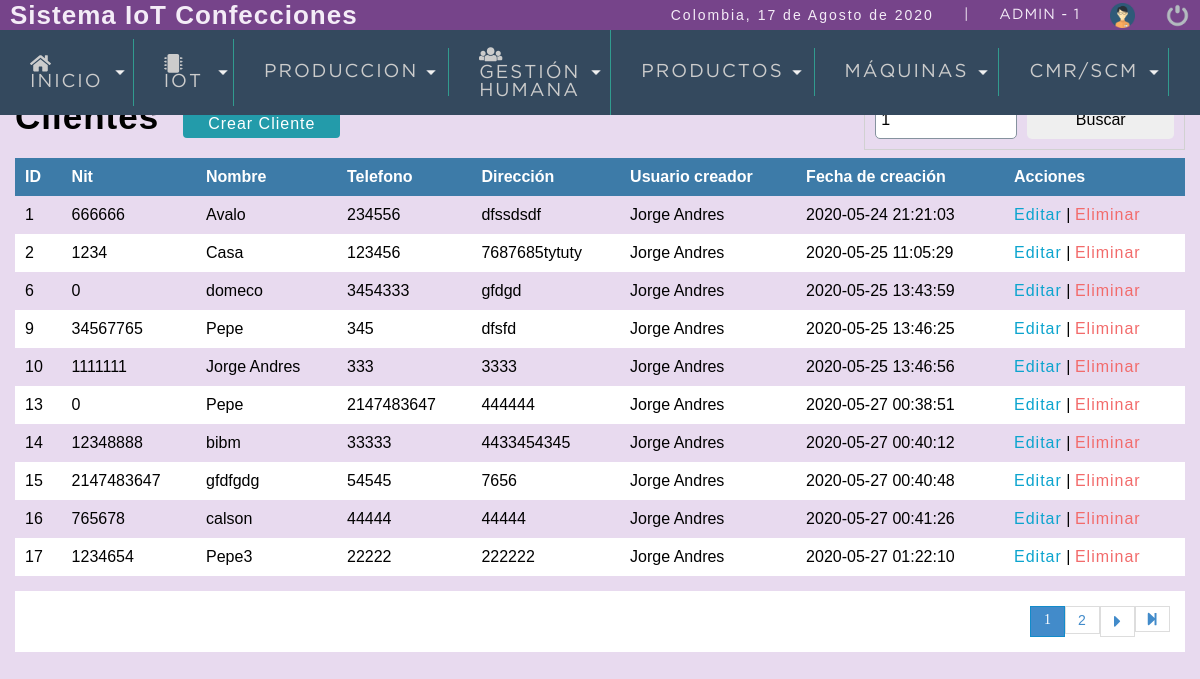
The page /sistema/buscar_cliente.php?busqueda=1 (signed in) on the database its author committed.
### tables this page shows
CREATE TABLE `cliente` (
  `idcliente` int(11) NOT NULL,
  `nit` int(11) DEFAULT NULL,
  `nombre` varchar(80) DEFAULT NULL,
  `telefono` int(11) DEFAULT NULL,
  `direccion` mediumtext DEFAULT NULL,
  `usuario_id` int(11) NOT NULL,
  `status` int(11) NOT NULL DEFAULT 1,
  `dateadd` datetime NOT NULL DEFAULT current_timestamp(),
  `updated_at` datetime DEFAULT NULL,
  `deleted_at` datetime DEFAULT NULL
);

CREATE TABLE `usuario` (
  `idusuario` int(11) NOT NULL,
  `nombre` varchar(50) DEFAULT NULL,
  `correo` varchar(100) DEFAULT NULL,
  `usuario` varchar(15) DEFAULT NULL,
  `clave` varchar(100) DEFAULT NULL,
  `rol` int(11) DEFAULT NULL,
  `status` int(11) NOT NULL DEFAULT 1,
  `created_at` datetime DEFAULT current_timestamp(),
  `updated_at` datetime DEFAULT NULL,
  `deleted_at` datetime DEFAULT NULL
);

### sistema/calculonumpaginas.php (called while the page is built, shortened)
<?php
	$por_pagina=10;
	if(empty($_REQUEST['pagina'])){
		$pagina=1;
	}else{
		$pagina=$_REQUEST['pagina'];
	}
	$desde=($pagina-1)*$por_pagina;
?>

### sistema/buscar_cliente.php (the view, shortened to what this page needs)
<?php
	include "includes/scripts.php";
?>
<!DOCTYPE html>
<html lang="en">
<head>
</head>
<body>
	<?php  include "includes/header.php"; ?>
	<section id="container">
		<?php
			$busqueda=strtolower($_REQUEST['busqueda']);
		 ?>
		<h1>Clientes</h1>
		<a href="registro_cliente.php" class="btn_new">Crear Cliente</a>
		<form action="buscar_cliente.php" method="get" class="form_search">
			<input type="text" name="busqueda" id="busqueda" value="<?php echo $busqueda; ?>">
			<input type="submit" value="Buscar" class="btn_search">
		</form>
		<table>
			<tr>
				<th>ID</th>
				<th>Nit</th>
				<th>Nombre</th>
				<th>Telefono</th>
				<th>Dirección</th>
				<th>Usuario creador</th>
				<th>Fecha de creación</th>
				<th>Acciones</th>
			</tr>
			<?php
				include "../conexion.php";
				include "calculonumpaginas.php";
				$query = mysqli_query($conexion,"
					SELECT u.idcliente, u.nit, u.nombre AS'nombreempresa', u.telefono, u.direccion, r.nombre AS 'nombreusuario', u.dateadd
					FROM cliente u INNER JOIN usuario r ON u.usuario_id = r.idusuario
					WHERE ((u.idcliente LIKE '%$busqueda%' OR u.nit LIKE '%$busqueda%' OR u.nombre LIKE '%$busqueda%' OR u.telefono LIKE '%$busqueda%' OR u.direccion LIKE '%$busqueda%' OR r.nombre LIKE '%$busqueda%' OR u.dateadd LIKE '%$busqueda%') AND u.status=1)
					ORDER BY u.idcliente ASC LIMIT $desde,$por_pagina");
				$result = mysqli_num_rows($query);
				if($result>0){
					while ($data=mysqli_fetch_array($query)) {
						?>
							<tr>
								<td><?php echo $data['idcliente']; ?></td>
								<td><?php echo $data['nit']; ?></td>
								<td><?php echo $data['nombreempresa']; ?></td>
								<td><?php echo $data['telefono']; ?></td>
								<td><?php echo $data['direccion']; ?></td>
								<td><?php echo $data['nombreusuario']; ?></td>
								<td><?php echo $data['dateadd']; ?></td>
								<td>
									<a class="link_edit" href="editar_cliente.php?id=<?php echo $data['idcliente']; ?>">Editar</a>
									|
									<a class="link_delete" href="eliminar_confirmar_cliente.php?id=<?php echo $data['idcliente']; ?>">Eliminar</a>
								</td>
							</tr>
						<?php
					}
				}
			?>
		</table>
		<?php include "paginador.php"; ?>
	</section>
</body>
</html>

### sistema/css/style1.css (style rules this page uses)
* { margin: 0; padding: 0; box-sizing: border-box; }
body { background: #E8DAEF; }
h1, h2, h3, h4, h5, h6 { font-family: 'arial'; font-weight: bold; letter-spacing: 1px; }
h1 { font-size: 26px; }
a { text-decoration: none; font-family: arial; letter-spacing: 1px; }
#container { padding: 90px 15px 15px; }
form { background: #FFA; margin: auto; padding: 20px 50px; border: 1px solid #d1d1d1; }
input,select { display: block; width: 100%; font-size: 12pt; padding: 5px; border: 1px solid #85929e; border-radius: 5px; }
#container h1 { font-size: 35px; display: inline-block; }
.btn_new { display: inline-block; background: #239baa; color: #FFF; padding: 5px 25px; border-radius: 4px; margin: 20px; }
table { border-collapse: collapse; font-size: 12pt; font-family: 'arial'; width: 100%; }
table th { text-align: left; padding: 10px; background: #3d7ba8; color: #FFF; }
table tr:nth-child(odd) { background: #FFF; }
table td { padding: 10px; }
.link_edit { color: #0ca4ce; }
.link_delete { color: #f26b6b; }
.form_search { display:-webkit-flex; display: -moz-flex; display: -ms-flex; display: -o-flex; display: flex; float: right; background: initial; padding: 10px; border-radius: 10px<, }
.form_search .btn_search { background: #1faac8 color: #FFF; padding: 10px; border: 0; cursor: pointer; margin-left: 10px; display: -webkit-flex; display: -moz-flex; display: -ms-flex; display: -o-flex; display: flex; border-radius: 5px; }

### rows shown on the page
cliente: idcliente "1", nit "666666", nombre "Avalo", telefono "234556", direccion "dfssdsdf", usuario.nombre "Jorge Andres", dateadd "2020-05-24 21:21:03"
cliente: idcliente "2", nit "1234", nombre "Casa", telefono "123456", direccion "7687685tytuty", usuario.nombre "Jorge Andres", dateadd "2020-05-25 11:05:29"
cliente: idcliente "6", nit "0", nombre "domeco", telefono "3454333", direccion "gfdgd", usuario.nombre "Jorge Andres", dateadd "2020-05-25 13:43:59"
cliente: idcliente "9", nit "34567765", nombre "Pepe", telefono "345", direccion "dfsfd", usuario.nombre "Jorge Andres", dateadd "2020-05-25 13:46:25"
cliente: idcliente "10", nit "1111111", nombre "Jorge Andres", telefono "333", direccion "3333", usuario.nombre "Jorge Andres", dateadd "2020-05-25 13:46:56"
cliente: idcliente "13", nit "0", nombre "Pepe", telefono "2147483647", direccion "444444", usuario.nombre "Jorge Andres", dateadd "2020-05-27 00:38:51"
cliente: idcliente "14", nit "12348888", nombre "bibm", telefono "33333", direccion "4433454345", usuario.nombre "Jorge Andres", dateadd "2020-05-27 00:40:12"
cliente: idcliente "15", nit "2147483647", nombre "gfdfgdg", telefono "54545", direccion "7656", usuario.nombre "Jorge Andres", dateadd "2020-05-27 00:40:48"
cliente: idcliente "16", nit "765678", nombre "calson", telefono "44444", direccion "44444", usuario.nombre "Jorge Andres", dateadd "2020-05-27 00:41:26"
cliente: idcliente "17", nit "1234654", nombre "Pepe3", telefono "22222", direccion "222222", usuario.nombre "Jorge Andres", dateadd "2020-05-27 01:22:10"

### other values the page prints
fechaC() "17 de Agosto de 2020"
$_SESSION['user'] "ADMIN"
$_SESSION['rol'] "1"
